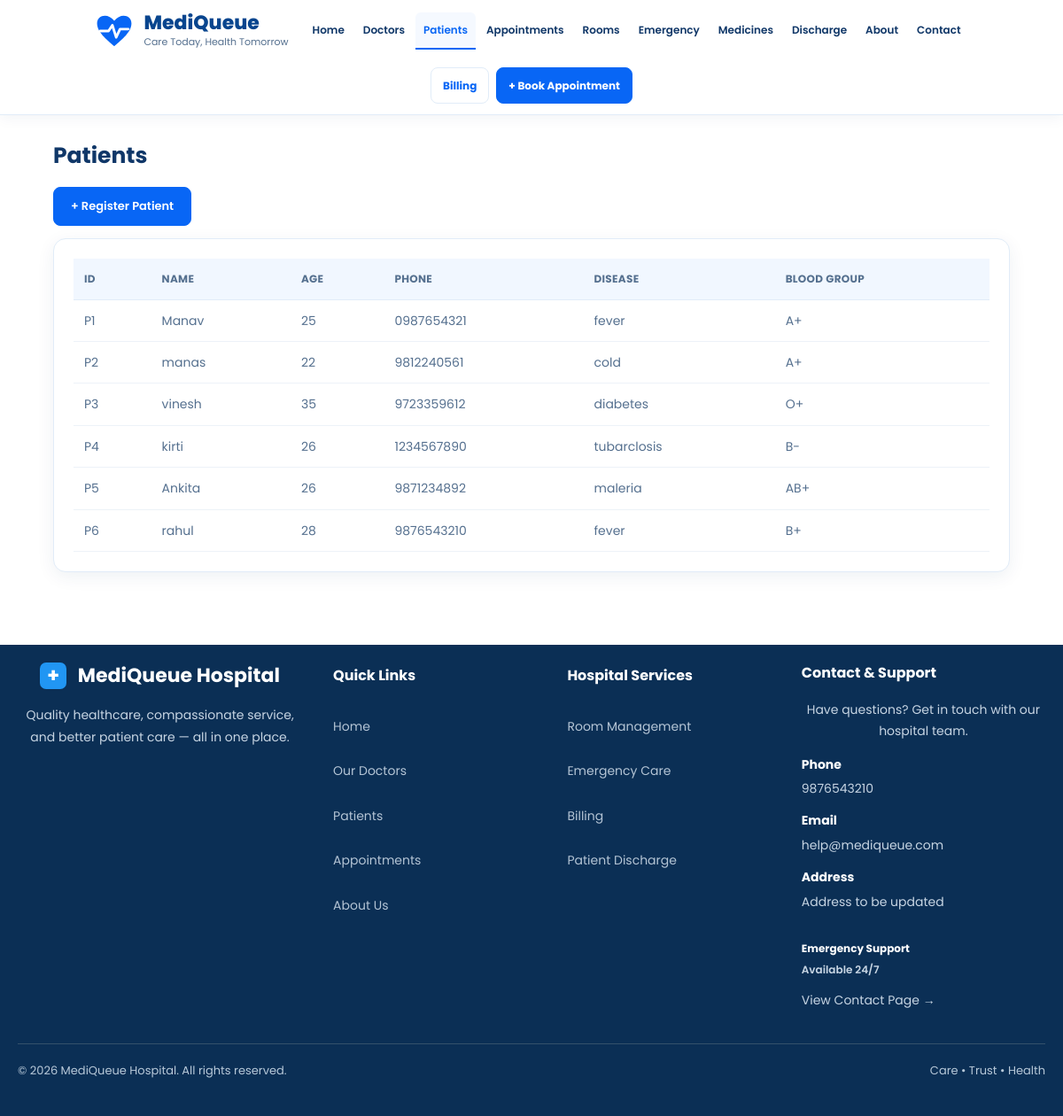
Page /patients on the committed database.
### tables this page shows
CREATE TABLE patients (
                patient_id TEXT PRIMARY KEY,
                name TEXT NOT NULL,
                age INTEGER NOT NULL,
                phone TEXT NOT NULL,
                email TEXT,
                disease TEXT,
                blood_group TEXT,
                medical_history TEXT DEFAULT ''
            );

### app.py (the view)
@app.route("/patients")
def show_patients():
    return render_template(
        "patients.html",
        patients=load_patients(),
    )

### app.py (called while the page is built)
def load_patients():
    with get_connection() as conn:
        rows = conn.execute(
            "SELECT * FROM patients ORDER BY rowid"
        ).fetchall()
        records = conn.execute(
            """
            SELECT patient_id, record
            FROM medical_records
            ORDER BY id
            """
        ).fetchall()
    history = {}
    for row in records:
        history.setdefault(row["patient_id"], []).append(row["record"])
    patients = []
    for row in rows:
        patient = Patient(
            row["patient_id"],
            row["name"],
            row["age"],
            row["phone"],
            row["email"] or "",
            row["disease"] or "",
            row["blood_group"] or "",
        )
        for record in history.get(patient.patient_id, []):
            patient.add_medical_record(record)
        patients.append(patient)
    return patients

### database.py (called while the page is built)
def get_connection():
    conn = sqlite3.connect(DATABASE_PATH)
    conn.row_factory = sqlite3.Row
    conn.execute("PRAGMA foreign_keys = ON")
    return conn

### templates/patients.html (shortened to what this page needs)
{% extends "base.html" %}
{% block content %}
    <h2>Patients</h2>
    <p><a href="/register_patient" class="btn">+ Register Patient</a></p>
    <div class="card">
        {% if patients %}
        <table>
            <tr>
                <th>ID</th>
                <th>Name</th>
                <th>Age</th>
                <th>Phone</th>
                <th>Disease</th>
                <th>Blood Group</th>
            </tr>
            {% for p in patients %}
            <tr>
                <td>{{ p.patient_id }}</td>
                <td>{{ p.name }}</td>
                <td>{{ p.age }}</td>
                <td>{{ p.phone }}</td>
                <td>{{ p.disease }}</td>
                <td>{{ p.blood_group }}</td>
            </tr>
            {% endfor %}
        </table>
        {% else %}
        <p>No patients registered yet.</p>
        {% endif %}
    </div>
{% endblock %}

### templates/base.html (shortened to what this page needs)
<!DOCTYPE html>
<html lang="en">
<head>
    <link rel="stylesheet"
          href="{{ url_for('static', filename='style.css') }}">
</head>
<body>
    <header class="site-header">
        <div class="navbar">
            <a href="/" class="brand">
                <div class="brand-logo">
                    <svg viewBox="0 0 64 64"
                         xmlns="http://www.w3.org/2000/svg"
                         aria-hidden="true">
                        <path d="M32 56
                                 C25 49 5 35 5 20
                                 C5 7 22 3 32 16
                                 C42 3 59 7 59 20
                                 C59 35 39 49 32 56Z"
                              fill="#0866F5"/>
                        <path d="M10 32 H23 L29 23
                                 L35 42 L41 29 H54"
                              fill="none"
                              stroke="white"
                              stroke-width="4"
                              stroke-linecap="round"
                              stroke-linejoin="round"/>
                    </svg>
                </div>
                <div class="brand-text">
                    <span class="brand-name">MediQueue</span>
                    <span class="brand-tagline">
                        Care Today, Health Tomorrow
                    </span>
                </div>
            </a>
            <nav class="main-nav" aria-label="Main navigation">
                <a href="/"
                   class="{{ 'on' if request.path == '/' else '' }}">
                    Home
                </a>
                <a href="/doctors"
                   class="{{ 'on' if request.path == '/doctors' else '' }}">
                    Doctors
                </a>
                <a href="/patients"
                   class="{{ 'on' if request.path == '/patients' else '' }}">
                    Patients
                </a>
                <a href="/appointments"
                   class="{{ 'on' if request.path == '/appointments' else '' }}">
                    Appointments
                </a>
                <a href="/rooms"
                   class="{{ 'on' if request.path == '/rooms' else '' }}">
                    Rooms
                </a>
                <a href="/emergency"
                   class="{{ 'on' if request.path == '/emergency' else '' }}">
                    Emergency
                </a>
                <a href="/medicines"
                class="{{ 'on' if request.path == '/medicines' else '' }}">
                Medicines
            </a>
                <a href="/discharge"
                class="{{ 'on' if request.path == '/discharge' else '' }}">
                Discharge
            </a>
                <a href="/about"
                   class="{{ 'on' if request.path == '/about' else '' }}">
                    About
                </a>
                <a href="/contact"
                   class="{{ 'on' if request.path == '/contact' else '' }}">
                    Contact
                </a>
            </nav>
            <div class="nav-actions">
                <a href="/bills" class="nav-login">
                    Billing
                </a>
                <a href="/book" class="nav-register">
                    + Book Appointment
                </a>
            </div>
        </div>
    </header>
    <main class="page-content">
        {% block content %}{% endblock %}
    </main>
<footer>
<div class="footer-container">
    <div class="footer-about">
        <h2><span class="footer-plus">+</span> MediQueue Hospital</h2>
        <p>
            Quality healthcare, compassionate service,
            and better patient care — all in one place.
        </p>
    </div>
    <div class="footer-links">
        <h3>Quick Links</h3>
        <a href="/">Home</a>
        <a href="/doctors">Our Doctors</a>
        <a href="/patients">Patients</a>
        <a href="/appointments">Appointments</a>
        <a href="/about">About Us</a>
    </div>
    <div class="footer-links">
        <h3>Hospital Services</h3>
        <a href="/rooms">Room Management</a>
        <a href="/emergency">Emergency Care</a>
        <a href="/bills">Billing</a>
        <a href="/discharge">Patient Discharge</a>
    </div>
<div class="footer-contact">
    <h3>Contact &amp; Support</h3>
    <p>Have questions? Get in touch with our hospital team.</p>
    <div class="footer-contact-item">
        <strong>Phone</strong>
        <a href="tel:9876543210">9876543210</a>
    </div>
    <div class="footer-contact-item">
        <strong>Email</strong>
        <a href="mailto:help@mediqueue.com">help@mediqueue.com</a>
    </div>
    <div class="footer-contact-item">
        <strong>Address</strong>
        <span>Address to be updated</span>
    </div>
    <div class="footer-emergency">
        <strong>Emergency Support</strong>
        <span>Available 24/7</span>
    </div>
    <a href="/contact" class="footer-contact-link">
        View Contact Page →
    </a>
</div>
</div>
<div class="footer-bottom">
    <p>© 2026 MediQueue Hospital. All rights reserved.</p>
    <span>Care • Trust • Health</span>
</div>
</footer>
</body>
</html>

### rows in the picture
patients: patient_id "P1", name "Manav", age "25", phone "0987654321", disease "fever", blood_group "A+"
patients: patient_id "P2", name "manas", age "22", phone "9812240561", disease "cold", blood_group "A+"
patients: patient_id "P3", name "vinesh", age "35", phone "9723359612", disease "diabetes", blood_group "O+"
patients: patient_id "P4", name "kirti", age "26", phone "1234567890", disease "tubarclosis", blood_group "B-"
patients: patient_id "P5", name "Ankita", age "26", phone "9871234892", disease "maleria", blood_group "AB+"
patients: patient_id "P6", name "rahul", age "28", phone "9876543210", disease "fever", blood_group "B+"
